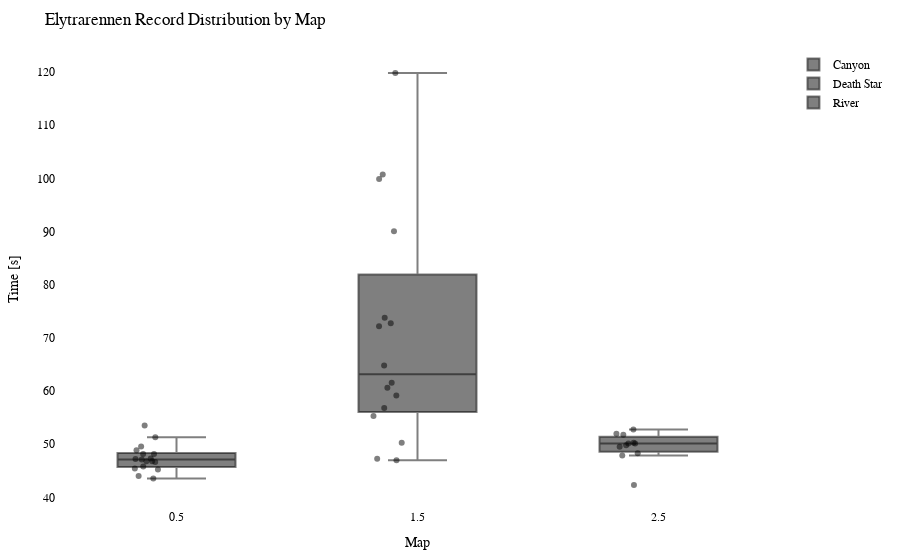

The notebook cell this image was saved under:
### Code cell
import plotly.graph_objects as go
import plotly.io as pio

df = getRecordsDataframe(minigame="Elytrarennen")

# Calculate the offset for centering the data points
num_columns = len(df.columns)
offset = 0.5

# Create a Swarm plot using Plotly
fig = go.Figure()

for i, column in enumerate(df.columns):
    x_values = [i + offset] * len(df[column])  # Adjust x-values with offset for horizontal centering
    fig.add_trace(go.Box(x=x_values,
                         y=df[column],
                         name=column,
                         boxpoints='all',
                         pointpos=-0.5,  # Adjust point position to prevent overlapping
                         marker=dict(color='rgba(0,0,0,0.5)', size=6),  # Adjust marker color and size
                         hovertext=df.index,
                         hoverinfo='text+y'))

fig.update_layout(title="Elytrarennen Record Distribution by Map",
                  xaxis=dict(title="Map"),
                  yaxis=dict(title="Time [s]"),
                  showlegend=True,
                  font=dict(family="Arial", size=12, color="black"),  # Customize font
                  plot_bgcolor="white",  # Set background color
                  margin=dict(l=50, r=50, t=50, b=50),  # Adjust margins for better layout
                  )

pio.show(fig)

pio.write_html(fig, "out/elytr_swarm_plot.html")

### Figure 1 — Plotly figure (JSON) as saved in the notebook; plotly's stock layout.template omitted (floating-point values rounded to 4 significant figures)
{"data": [{"boxpoints": "all", "hoverinfo": "text+y", "hovertext": ["20LeRe10", "2wc", "agowskyy", "Allooy", "Anni808", "Axollotel", "bawskey", "BusinessBent", "ByNetherdude", "byTobi", "cediiiiii_10", "Chander24", "Chrisi20101", "crocodile1870", "cxl1lo", "DarkCobweb", "deadfiight", "DerBaumIstDerWeg", "Dokkkkko", "Ex4cted", "Falke23_5", "Feinberg", "ffawks", "Fflopse", "ForceFox", "Freeeedom", "frutigall", "GamemasterNiki", "GeneralEnte06", "Gerrygames", "Gobo9", "GrafikKatze", "Grapfen", "Gummibearchen", "H1ghsay", "h4nnes", "Harold_Sensemann", "HeIsJustAPoorBoy", "HerrDante", "Jan2220", "JennieKim", "jimmi1410", "JOW23", "Joy_8oy", "juvona", "KakaMC", "Kanickelul", "Keenaai", "Kokochampi", "Kokochampo", "Kopfradio", "Krusti", "Kyuudo", "La_meleagro", "LeWi_100", "Lingex", "lizsyy", "LordAlexos", "loukrativ", "Lubottus", "Luis_XYZ", "M0orey_0", "marbrueck", "Martomias", "Mincheeen", "miridis41", "MrNulfred", "Mvsk_", "myshq", "Nexilus", "Ninivee", "officialryzon", "Oronor", "PedroZockt", "Picutar", "PixlNight", "PolizeiDreamy", "Radattel", "Radiokopf", "Raefinzs", "ReichesBrot", "Ritokii", "rXzEr_Justin", "Sackkerl", "SB387", "ScreamingBlatz", "Sebi1801", "Seemops_8", "Sey__", "Shiewk", "SiLoHB", "Snitcherella", "SpeckyCut", "StaudammAusHolz", "TheBreadHD", "TheFabo", "Tomiokey", "twitchparaskiill", "Txlentierter", "T_Niko_T", "Umgfoin", "WachtelWachtel", "WirdNichtGeladen", "Wissender", "xBaumeisterin", "xX_Dima_ggg_Xx6", "xX_Masha_ggg_Xx9", "yzvm", "_n3d", "_Waldi_"], "marker": {"color": "rgba(0,0,0,0.5)", "size": 6}, "name": "Canyon", "pointpos": -0.5, "type": "box", "x": [0.5, 0.5, 0.5, 0.5, 0.5, 0.5, 0.5, 0.5, 0.5, 0.5, 0.5, 0.5, 0.5, 0.5, 0.5, 0.5, 0.5, 0.5, 0.5, 0.5, 0.5, 0.5, 0.5, 0.5, 0.5, 0.5, 0.5, 0.5, 0.5, 0.5, 0.5, 0.5, 0.5, 0.5, 0.5, 0.5, 0.5, 0.5, 0.5, 0.5, 0.5, 0.5, 0.5, 0.5, 0.5, 0.5, 0.5, 0.5, 0.5, 0.5, 0.5, 0.5, 0.5, 0.5, 0.5, 0.5, 0.5, 0.5, 0.5, 0.5, 0.5, 0.5, 0.5, 0.5, 0.5, 0.5, 0.5, 0.5, 0.5, 0.5, 0.5, 0.5, 0.5, 0.5, 0.5, 0.5, 0.5, 0.5, 0.5, 0.5, 0.5, 0.5, 0.5, 0.5, 0.5, 0.5, 0.5, 0.5, 0.5, 0.5, 0.5, 0.5, 0.5, 0.5, 0.5, 0.5, 0.5, 0.5, 0.5, 0.5, 0.5, 0.5, 0.5, 0.5, 0.5, 0.5, 0.5, 0.5, 0.5, 0.5], "y": [null, null, null, null, null, null, null, null, null, null, null, null, null, 46.65, null, null, 53.52, null, null, null, null, null, 44.03, 45.8, null, 47.31, null, null, null, null, null, null, null, null, null, null, null, 45.24, null, null, null, null, null, null, null, null, null, 51.33, null, null, null, null, null, null, null, 49.55, null, null, null, null, null, 46.78, 43.57, null, null, null, 48.84, 46.79, null, null, null, null, null, null, null, null, null, null, null, null, 48.17, null, null, null, null, 47.2, null, null, null, 47.14, null, null, null, null, null, null, null, null, null, null, 45.41, null, null, null, null, null, null, null, 48.17, null]}, {"boxpoints": "all", "hoverinfo": "text+y", "hovertext": ["20LeRe10", "2wc", "agowskyy", "Allooy", "Anni808", "Axollotel", "bawskey", "BusinessBent", "ByNetherdude", "byTobi", "cediiiiii_10", "Chander24", "Chrisi20101", "crocodile1870", "cxl1lo", "DarkCobweb", "deadfiight", "DerBaumIstDerWeg", "Dokkkkko", "Ex4cted", "Falke23_5", "Feinberg", "ffawks", "Fflopse", "ForceFox", "Freeeedom", "frutigall", "GamemasterNiki", "GeneralEnte06", "Gerrygames", "Gobo9", "GrafikKatze", "Grapfen", "Gummibearchen", "H1ghsay", "h4nnes", "Harold_Sensemann", "HeIsJustAPoorBoy", "HerrDante", "Jan2220", "JennieKim", "jimmi1410", "JOW23", "Joy_8oy", "juvona", "KakaMC", "Kanickelul", "Keenaai", "Kokochampi", "Kokochampo", "Kopfradio", "Krusti", "Kyuudo", "La_meleagro", "LeWi_100", "Lingex", "lizsyy", "LordAlexos", "loukrativ", "Lubottus", "Luis_XYZ", "M0orey_0", "marbrueck", "Martomias", "Mincheeen", "miridis41", "MrNulfred", "Mvsk_", "myshq", "Nexilus", "Ninivee", "officialryzon", "Oronor", "PedroZockt", "Picutar", "PixlNight", "PolizeiDreamy", "Radattel", "Radiokopf", "Raefinzs", "ReichesBrot", "Ritokii", "rXzEr_Justin", "Sackkerl", "SB387", "ScreamingBlatz", "Sebi1801", "Seemops_8", "Sey__", "Shiewk", "SiLoHB", "Snitcherella", "SpeckyCut", "StaudammAusHolz", "TheBreadHD", "TheFabo", "Tomiokey", "twitchparaskiill", "Txlentierter", "T_Niko_T", "Umgfoin", "WachtelWachtel", "WirdNichtGeladen", "Wissender", "xBaumeisterin", "xX_Dima_ggg_Xx6", "xX_Masha_ggg_Xx9", "yzvm", "_n3d", "_Waldi_"], "marker": {"color": "rgba(0,0,0,0.5)", "size": 6}, "name": "Death Star", "pointpos": -0.5, "type": "box", "x": [1.5, 1.5, 1.5, 1.5, 1.5, 1.5, 1.5, 1.5, 1.5, 1.5, 1.5, 1.5, 1.5, 1.5, 1.5, 1.5, 1.5, 1.5, 1.5, 1.5, 1.5, 1.5, 1.5, 1.5, 1.5, 1.5, 1.5, 1.5, 1.5, 1.5, 1.5, 1.5, 1.5, 1.5, 1.5, 1.5, 1.5, 1.5, 1.5, 1.5, 1.5, 1.5, 1.5, 1.5, 1.5, 1.5, 1.5, 1.5, 1.5, 1.5, 1.5, 1.5, 1.5, 1.5, 1.5, 1.5, 1.5, 1.5, 1.5, 1.5, 1.5, 1.5, 1.5, 1.5, 1.5, 1.5, 1.5, 1.5, 1.5, 1.5, 1.5, 1.5, 1.5, 1.5, 1.5, 1.5, 1.5, 1.5, 1.5, 1.5, 1.5, 1.5, 1.5, 1.5, 1.5, 1.5, 1.5, 1.5, 1.5, 1.5, 1.5, 1.5, 1.5, 1.5, 1.5, 1.5, 1.5, 1.5, 1.5, 1.5, 1.5, 1.5, 1.5, 1.5, 1.5, 1.5, 1.5, 1.5, 1.5, 1.5], "y": [null, null, null, null, null, null, null, null, null, null, null, null, null, null, null, null, 60.64, null, null, null, null, null, 47.0, 47.24, null, 59.17, null, null, null, null, null, null, 72.73, null, null, null, null, null, null, 119.8, null, null, null, null, null, null, null, null, null, null, null, null, null, null, null, 55.3, null, null, null, null, null, 56.81, 50.27, null, null, null, null, null, null, null, null, null, null, null, null, null, null, null, 61.56, null, 64.78, null, 100.7, null, null, null, null, null, 99.91, 72.2, null, null, null, null, null, null, null, null, null, null, 73.79, null, null, null, null, null, null, null, 90.04, null]}, {"boxpoints": "all", "hoverinfo": "text+y", "hovertext": ["20LeRe10", "2wc", "agowskyy", "Allooy", "Anni808", "Axollotel", "bawskey", "BusinessBent", "ByNetherdude", "byTobi", "cediiiiii_10", "Chander24", "Chrisi20101", "crocodile1870", "cxl1lo", "DarkCobweb", "deadfiight", "DerBaumIstDerWeg", "Dokkkkko", "Ex4cted", "Falke23_5", "Feinberg", "ffawks", "Fflopse", "ForceFox", "Freeeedom", "frutigall", "GamemasterNiki", "GeneralEnte06", "Gerrygames", "Gobo9", "GrafikKatze", "Grapfen", "Gummibearchen", "H1ghsay", "h4nnes", "Harold_Sensemann", "HeIsJustAPoorBoy", "HerrDante", "Jan2220", "JennieKim", "jimmi1410", "JOW23", "Joy_8oy", "juvona", "KakaMC", "Kanickelul", "Keenaai", "Kokochampi", "Kokochampo", "Kopfradio", "Krusti", "Kyuudo", "La_meleagro", "LeWi_100", "Lingex", "lizsyy", "LordAlexos", "loukrativ", "Lubottus", "Luis_XYZ", "M0orey_0", "marbrueck", "Martomias", "Mincheeen", "miridis41", "MrNulfred", "Mvsk_", "myshq", "Nexilus", "Ninivee", "officialryzon", "Oronor", "PedroZockt", "Picutar", "PixlNight", "PolizeiDreamy", "Radattel", "Radiokopf", "Raefinzs", "ReichesBrot", "Ritokii", "rXzEr_Justin", "Sackkerl", "SB387", "ScreamingBlatz", "Sebi1801", "Seemops_8", "Sey__", "Shiewk", "SiLoHB", "Snitcherella", "SpeckyCut", "StaudammAusHolz", "TheBreadHD", "TheFabo", "Tomiokey", "twitchparaskiill", "Txlentierter", "T_Niko_T", "Umgfoin", "WachtelWachtel", "WirdNichtGeladen", "Wissender", "xBaumeisterin", "xX_Dima_ggg_Xx6", "xX_Masha_ggg_Xx9", "yzvm", "_n3d", "_Waldi_"], "marker": {"color": "rgba(0,0,0,0.5)", "size": 6}, "name": "River", "pointpos": -0.5, "type": "box", "x": [2.5, 2.5, 2.5, 2.5, 2.5, 2.5, 2.5, 2.5, 2.5, 2.5, 2.5, 2.5, 2.5, 2.5, 2.5, 2.5, 2.5, 2.5, 2.5, 2.5, 2.5, 2.5, 2.5, 2.5, 2.5, 2.5, 2.5, 2.5, 2.5, 2.5, 2.5, 2.5, 2.5, 2.5, 2.5, 2.5, 2.5, 2.5, 2.5, 2.5, 2.5, 2.5, 2.5, 2.5, 2.5, 2.5, 2.5, 2.5, 2.5, 2.5, 2.5, 2.5, 2.5, 2.5, 2.5, 2.5, 2.5, 2.5, 2.5, 2.5, 2.5, 2.5, 2.5, 2.5, 2.5, 2.5, 2.5, 2.5, 2.5, 2.5, 2.5, 2.5, 2.5, 2.5, 2.5, 2.5, 2.5, 2.5, 2.5, 2.5, 2.5, 2.5, 2.5, 2.5, 2.5, 2.5, 2.5, 2.5, 2.5, 2.5, 2.5, 2.5, 2.5, 2.5, 2.5, 2.5, 2.5, 2.5, 2.5, 2.5, 2.5, 2.5, 2.5, 2.5, 2.5, 2.5, 2.5, 2.5, 2.5, 2.5], "y": [null, null, null, null, null, null, null, null, null, null, null, null, null, null, null, null, 49.54, null, null, null, null, null, null, 42.31, null, 52.75, null, null, 48.29, null, null, null, null, null, null, null, null, 47.87, null, null, null, null, null, null, null, null, null, null, null, null, null, null, null, null, null, null, null, null, null, null, null, null, null, null, null, null, null, null, null, null, 51.79, null, null, null, null, null, null, null, null, null, 49.81, null, 50.13, null, null, 50.27, null, null, null, 50.14, null, null, null, null, null, null, null, null, null, null, 51.98, null, null, null, null, null, null, null, null, null]}], "layout": {"font": {"color": "black", "family": "Arial", "size": 12}, "margin": {"b": 50, "l": 50, "r": 50, "t": 50}, "plot_bgcolor": "white", "showlegend": true, "title": {"text": "Elytrarennen Record Distribution by Map"}, "xaxis": {"title": {"text": "Map"}}, "yaxis": {"title": {"text": "Time [s]"}}}}
